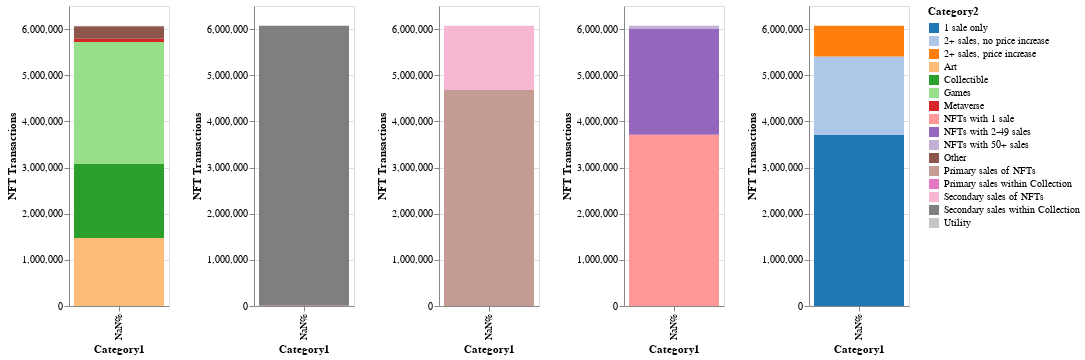

Write notebook code for a chart like this one.
### Code cell
import altair as alt
from altair import datum

source = df_chart2

selection = alt.selection_single()

base = alt.Chart(source).mark_bar().encode(
    x=alt.X('Category1', stack="normalize"),
    y=alt.Y('Value', axis=alt.Axis(title="NFT Transactions")),
    color=alt.condition(selection, 'Category2', alt.value('light grey'), scale=alt.Scale(scheme = 'category20')),
    order=alt.Order(
      # Sort the segments of the bars by this field
      'Category2',
      sort='ascending'), 
    tooltip = [alt.Tooltip('Category1:N'),
               alt.Tooltip('Category2:N'),
               alt.Tooltip('Value:N')
              ]
).properties(
    width=100,
    height=300
).add_selection(selection)

# text = base.mark_text(
#     # align='left',
#     # baseline='middle',
#     # dx=3  # Nudges text to right so it doesn't appear on top of the bar
# ).encode(
#     text='Value:Q'
# )

chart = alt.hconcat()
for Category1 in ['By Category', 'By Collection', 'By NFT', 'By Model Category', 'By Price Increase']:
    chart |= base.transform_filter(datum.Category1 == Category1)
chart

# display(base.resolve_scale(y='shared'))

### Figure 1 — Vega-Lite specification as saved in the notebook (floating-point values rounded to 4 significant figures)
{"config": {"view": {"continuousWidth": 400, "continuousHeight": 300}}, "hconcat": [{"mark": "bar", "encoding": {"color": {"condition": {"field": "Category2", "scale": {"scheme": "category20"}, "type": "nominal", "selection": "selector006"}, "value": "light grey"}, "order": {"field": "Category2", "sort": "ascending", "type": "nominal"}, "tooltip": [{"field": "Category1", "type": "nominal"}, {"field": "Category2", "type": "nominal"}, {"field": "Value", "type": "nominal"}], "x": {"field": "Category1", "stack": "normalize", "type": "nominal"}, "y": {"axis": {"title": "NFT Transactions"}, "field": "Value", "type": "quantitative"}}, "height": 300, "selection": {"selector006": {"type": "single"}}, "transform": [{"filter": "(datum.Category1 === 'By Category')"}], "width": 100}, {"mark": "bar", "encoding": {"color": {"condition": {"field": "Category2", "scale": {"scheme": "category20"}, "type": "nominal", "selection": "selector006"}, "value": "light grey"}, "order": {"field": "Category2", "sort": "ascending", "type": "nominal"}, "tooltip": [{"field": "Category1", "type": "nominal"}, {"field": "Category2", "type": "nominal"}, {"field": "Value", "type": "nominal"}], "x": {"field": "Category1", "stack": "normalize", "type": "nominal"}, "y": {"axis": {"title": "NFT Transactions"}, "field": "Value", "type": "quantitative"}}, "height": 300, "selection": {"selector006": {"type": "single"}}, "transform": [{"filter": "(datum.Category1 === 'By Collection')"}], "width": 100}, {"mark": "bar", "encoding": {"color": {"condition": {"field": "Category2", "scale": {"scheme": "category20"}, "type": "nominal", "selection": "selector006"}, "value": "light grey"}, "order": {"field": "Category2", "sort": "ascending", "type": "nominal"}, "tooltip": [{"field": "Category1", "type": "nominal"}, {"field": "Category2", "type": "nominal"}, {"field": "Value", "type": "nominal"}], "x": {"field": "Category1", "stack": "normalize", "type": "nominal"}, "y": {"axis": {"title": "NFT Transactions"}, "field": "Value", "type": "quantitative"}}, "height": 300, "selection": {"selector006": {"type": "single"}}, "transform": [{"filter": "(datum.Category1 === 'By NFT')"}], "width": 100}, {"mark": "bar", "encoding": {"color": {"condition": {"field": "Category2", "scale": {"scheme": "category20"}, "type": "nominal", "selection": "selector006"}, "value": "light grey"}, "order": {"field": "Category2", "sort": "ascending", "type": "nominal"}, "tooltip": [{"field": "Category1", "type": "nominal"}, {"field": "Category2", "type": "nominal"}, {"field": "Value", "type": "nominal"}], "x": {"field": "Category1", "stack": "normalize", "type": "nominal"}, "y": {"axis": {"title": "NFT Transactions"}, "field": "Value", "type": "quantitative"}}, "height": 300, "selection": {"selector006": {"type": "single"}}, "transform": [{"filter": "(datum.Category1 === 'By Model Category')"}], "width": 100}, {"mark": "bar", "encoding": {"color": {"condition": {"field": "Category2", "scale": {"scheme": "category20"}, "type": "nominal", "selection": "selector006"}, "value": "light grey"}, "order": {"field": "Category2", "sort": "ascending", "type": "nominal"}, "tooltip": [{"field": "Category1", "type": "nominal"}, {"field": "Category2", "type": "nominal"}, {"field": "Value", "type": "nominal"}], "x": {"field": "Category1", "stack": "normalize", "type": "nominal"}, "y": {"axis": {"title": "NFT Transactions"}, "field": "Value", "type": "quantitative"}}, "height": 300, "selection": {"selector006": {"type": "single"}}, "transform": [{"filter": "(datum.Category1 === 'By Price Increase')"}], "width": 100}], "data": {"name": "data-659ca8c6fcbec2ee1f0c5f949f0523f5"}, "$schema": "https://vega.github.io/schema/vega-lite/v4.17.0.json", "datasets": {"data-659ca8c6fcbec2ee1f0c5f949f0523f5": [{"Category1": "By Category", "Category2": "Art", "Value": 1472515}, {"Category1": "By Category", "Category2": "Collectible", "Value": 1605657}, {"Category1": "By Category", "Category2": "Games", "Value": 2643014}, {"Category1": "By Category", "Category2": "Metaverse", "Value": 68372}, {"Category1": "By Category", "Category2": "Other", "Value": 272772}, {"Category1": "By Category", "Category2": "Utility", "Value": 8697}, {"Category1": "By Collection", "Category2": "Secondary sales within Collection", "Value": 6066403}, {"Category1": "By Collection", "Category2": "Primary sales within Collection", "Value": 4624}, {"Category1": "By NFT", "Category2": "Secondary sales of NFTs", "Value": 1392785}, {"Category1": "By NFT", "Category2": "Primary sales of NFTs", "Value": 4678242}, {"Category1": "By Model Category", "Category2": "NFTs with 1 sale", "Value": 3710713}, {"Category1": "By Model Category", "Category2": "NFTs with 2-49 sales", "Value": 2293360}, {"Category1": "By Model Category", "Category2": "NFTs with 50+ sales", "Value": 66954}, {"Category1": "By Price Increase", "Category2": "1 sale only", "Value": 3710713}, {"Category1": "By Price Increase", "Category2": "2+ sales, no price increase", "Value": 1697605}, {"Category1": "By Price Increase", "Category2": "2+ sales, price increase", "Value": 662709}]}}
